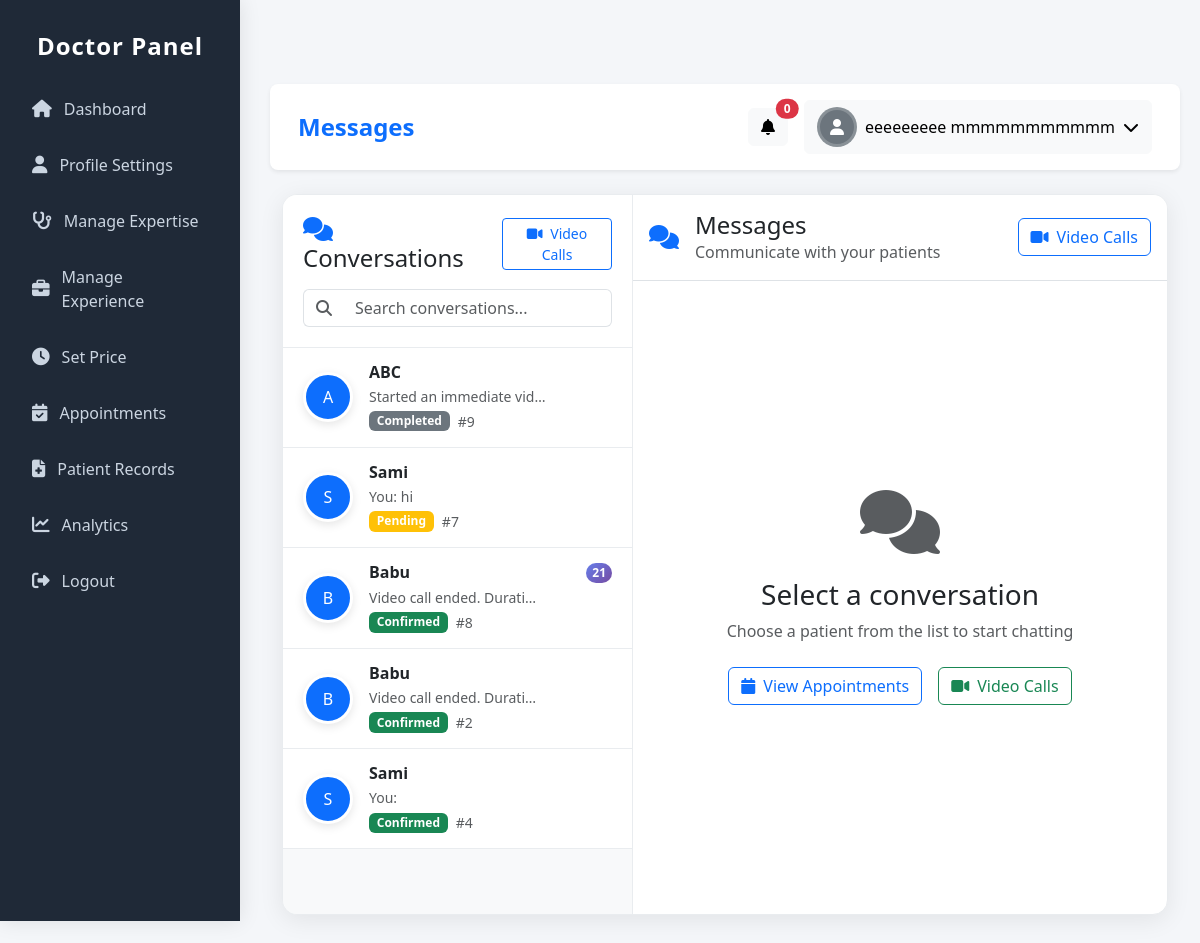
Page /users/doctor/chat/ (signed in) on the earlier database version.
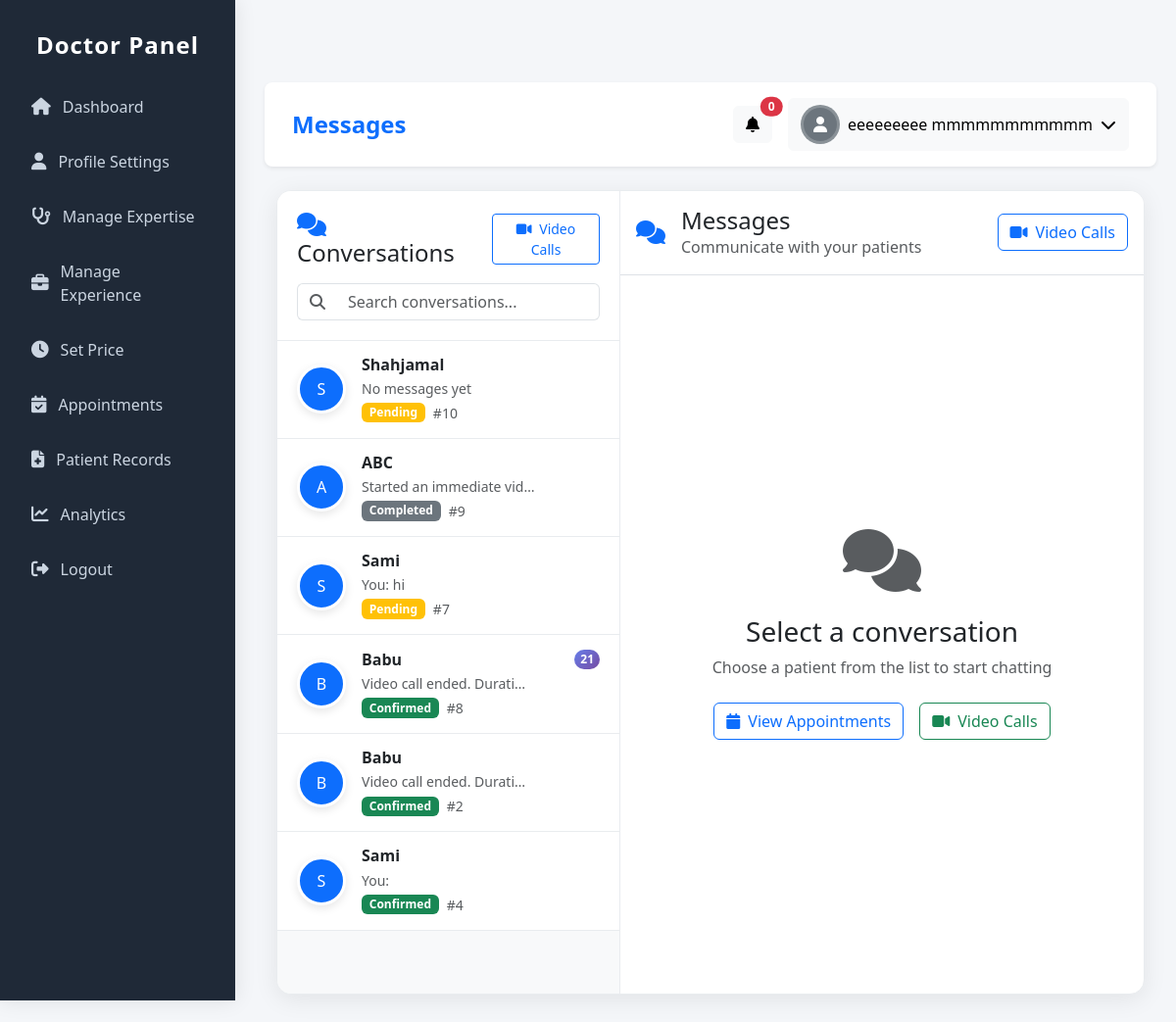
Same page on the later database version.
### appointment/models.py (models this page shows, shortened)
class Appointment(models.Model):
    APPOINTMENT_STATUS = (
        ('pending', 'Pending'),
        ('confirmed', 'Confirmed'),
        ('completed', 'Completed'),
        ('cancelled', 'Cancelled'),
    )
    PAYMENT_STATUS = (
        ('pending', 'Pending'),
        ('paid', 'Paid'),
        ('failed', 'Failed'),
        ('refunded', 'Refunded'),
    )
    PAYMENT_METHODS = (
        ('bkash', 'bKash'),
        ('nagad', 'Nagad'),
        ('card', 'Card'),
        ('mobile_banking', 'Mobile Banking'),
    )
    CONSULTATION_TYPES = (
        ('instant', 'Instant Video Consultation'),
        ('scheduled', 'Scheduled Appointment'),
    )
    patient = models.ForeignKey(settings.AUTH_USER_MODEL, on_delete=models.CASCADE, related_name='appointments')
    doctor = models.ForeignKey(Doctor, on_delete=models.CASCADE, related_name='appointments')
    patient_phone = models.CharField(max_length=15)
    patient_name = models.CharField(max_length=100, blank=True)
    patient_age = models.PositiveIntegerField(null=True, blank=True)
    patient_gender = models.CharField(max_length=10, choices=[('male', 'Male'), ('female', 'Female'), ('other', 'Other')], blank=True)
    appointment_type = models.CharField(max_length=20, choices=CONSULTATION_TYPES, default='scheduled')
    consultation_type = models.CharField(max_length=20, choices=[('general', 'General'), ('special', 'Special')])
    appointment_date = models.DateTimeField(null=True, blank=True)
    preferred_time = models.CharField(max_length=50, blank=True)
    completed_at = models.DateTimeField(null=True, blank=True, verbose_name='Marked as completed on')
    completed_by_doctor = models.BooleanField(default=False, verbose_name='Marked as completed by doctor')
    cancellation_reason = models.TextField(blank=True, verbose_name='Reason for cancellation')
    cancelled_at = models.DateTimeField(null=True, blank=True)
    actual_start_time = models.DateTimeField(null=True, blank=True, verbose_name='Actual consultation start time')
    actual_end_time = models.DateTimeField(null=True, blank=True, verbose_name='Actual consultation end time')
    consultation_duration = models.PositiveIntegerField(default=0, verbose_name='Consultation duration (minutes)')
    doctor_notes = models.TextField(blank=True, verbose_name='Doctor notes after consultation')
    follow_up_required = models.BooleanField(default=False)
    follow_up_date = models.DateTimeField(null=True, blank=True)
    follow_up_notes = models.TextField(blank=True)
    consultation_fee = models.DecimalField(max_digits=10, decimal_places=2, default=0)
    vat_amount = models.DecimalField(max_digits=10, decimal_places=2, default=0)
    platform_fee = models.DecimalField(max_digits=10, decimal_places=2, default=29.00)
    total_amount = models.DecimalField(max_digits=10, decimal_places=2, default=0)
    payment_method = models.CharField(max_length=20, choices=PAYMENT_METHODS, blank=True, null=True)
    payment_status = models.CharField(max_length=20, choices=PAYMENT_STATUS, default='pending')
    transaction_id = models.CharField(max_length=100, blank=True, unique=True)  # Make unique
    status = models.CharField(max_length=20, choices=APPOINTMENT_STATUS, default='pending')
    symptoms = models.TextField(blank=True)
    previous_prescriptions = models.FileField(upload_to='prescriptions/', blank=True, null=True)
    patient_test_reports = models.FileField(upload_to='test_reports/', blank=True, null=True, verbose_name='Test Reports')
    created_at = models.DateTimeField(auto_now_add=True)
    updated_at = models.DateTimeField(auto_now=True)

### users/models.py (models this page shows, shortened)
class CustomUser(AbstractUser):
    ROLE_PATIENT = 'patient'
    ROLE_DOCTOR = 'doctor'
    ROLE_CHOICES = [
        (ROLE_PATIENT, 'Patient'),
        (ROLE_DOCTOR, 'Doctor'),
    ]
    role = models.CharField(max_length=10, choices=ROLE_CHOICES, default=ROLE_PATIENT)
    phone = models.CharField(max_length=20, blank=True)
    location = models.CharField(max_length=150, blank=True)

### communication/models.py (models this page shows, shortened)
class Message(models.Model):
    MESSAGE_TYPES = [
        ('text', 'Text Message'),
        ('image', 'Image'),
        ('file', 'File'),
        ('prescription', 'Prescription'),
        ('test_report', 'Test Report'),
        ('audio', 'Audio Message'),
    ]
    conversation = models.ForeignKey(Conversation, on_delete=models.CASCADE, related_name='messages')
    sender = models.ForeignKey(settings.AUTH_USER_MODEL, on_delete=models.CASCADE, related_name='sent_messages')
    message_type = models.CharField(max_length=20, choices=MESSAGE_TYPES, default='text')
    content = models.TextField(blank=True, null=True)
    file = models.FileField(upload_to='communication/files/', blank=True, null=True)
    image = models.ImageField(upload_to='communication/images/', blank=True, null=True)
    is_read = models.BooleanField(default=False)
    created_at = models.DateTimeField(auto_now_add=True)
    class Meta:
        ordering = ['created_at']

### doctor/views.py (the view, shortened to what this page needs)
# urls.py: path('chat/', views.doctor_chat_home, name='chat_home'),
@login_required
def doctor_chat_home(request):
    try:
        doctor = request.user.doctor_profile
    except:
        return redirect('doctor:dashboard')
    conversations_queryset = Conversation.objects.filter(
        doctor=doctor
    ).select_related(
        'appointment__patient',
        'appointment'
    ).prefetch_related(
        'messages'  # ✅ CORRECT: Use 'messages' not 'message_set'
    ).order_by('-updated_at')
    conversations = []
    total_unread = 0
    for conv in conversations_queryset:
        appointment = conv.appointment
        unread_count = conv.messages.filter(
            is_read=False,
            sender=appointment.patient
        ).count()
        last_message = conv.messages.order_by('-created_at').first()
        conversations.append({
            'appointment': appointment,
            'patient': appointment.patient,
            'conversation': conv,
            'unread_count': unread_count,
            'last_message': last_message,
        })
        total_unread += unread_count
    appointment_id = request.GET.get('appointment')
    current_appointment = None
    messages = []
    today = timezone.now().date()
    today_start = timezone.make_aware(datetime.combine(today, datetime.min.time()))
    today_end = timezone.make_aware(datetime.combine(today, datetime.max.time()))
    today_appointments_count = Appointment.objects.filter(
        doctor=doctor,
        appointment_date__gte=today_start,
        appointment_date__lte=today_end
    ).exclude(status='cancelled').count()
    context = {
        'conversations': conversations,
        'current_appointment': current_appointment,
        'messages': messages,
        'total_unread': total_unread,
        'today_calls': today_appointments_count,
        'today_appointments': today_appointments_count,
    }
    return render(request, 'doctor/communication/chat_home.html', context)

### doctor/templates/doctor/communication/chat_home.html (shortened to what the changed rows need)
{% extends 'doctor/base.html' %}
{% load static %}
{% block content %}
<div class="container-fluid">
    <div class="chat-container">
        <div class="chat-sidebar">
            <div class="chat-list" id="chatList">
                {% for conv in conversations %}
                <div class="chat-item" data-appointment-id="{{ conv.appointment.id }}">
                    <div class="d-flex align-items-center">
                        <div class="me-3 position-relative">
                            {% if conv.patient.profile_photo %}
                            <img src="{{ conv.patient.profile_photo.url }}"
                                 alt="{{ conv.patient.get_full_name }}"
                                 class="avatar-img">
                            {% else %}
                            <div class="avatar-img d-flex align-items-center justify-content-center bg-primary text-white">
                                {{ conv.patient.get_full_name|default:conv.patient.username|slice:":1"|upper }}
                            </div>
                            {% endif %}
                        </div>
                        <div class="flex-grow-1">
                            <div class="d-flex justify-content-between align-items-center">
                                <h6 class="mb-0 fw-bold">{{ conv.patient.get_full_name|default:conv.patient.username }}</h6>
                                {% if conv.unread_count > 0 %}
                                <span class="unread-badge">{{ conv.unread_count }}</span>
                                {% endif %}
                            </div>
                            <div class="d-flex justify-content-between align-items-center mt-1">
                                <p class="mb-0 text-muted small text-truncate" style="max-width: 200px;">
                                    {% if conv.last_message %}
                                        {% if conv.last_message.sender == request.user %}
                                        You: {{ conv.last_message.content|truncatechars:25 }}
                                        {% else %}
                                        {{ conv.last_message.content|truncatechars:25 }}
                                        {% endif %}
                                    {% else %}
                                    No messages yet
                                    {% endif %}
                                </p>
                            </div>
                            <div class="d-flex align-items-center gap-2 mt-1">
                                <span class="badge
                                    {% if conv.appointment.status == 'confirmed' %}bg-success
                                    {% elif conv.appointment.status == 'completed' %}bg-secondary
                                    {% elif conv.appointment.status == 'cancelled' %}bg-danger
                                    {% else %}bg-warning{% endif %}">
                                    {{ conv.appointment.status|title }}
                                </span>
                                <small class="text-muted">#{{ conv.appointment.id }}</small>
                            </div>
                        </div>
                    </div>
                </div>
                {% endfor %}
            </div>
        </div>
    </div>
</div>
{% endblock %}

Differences in the rows shown:
added Appointment: patient.get_full_name "S", patient.get_full_name "Shahjamal", shows "No messages yet", appointment.status "Pending", appointment.id "10"
